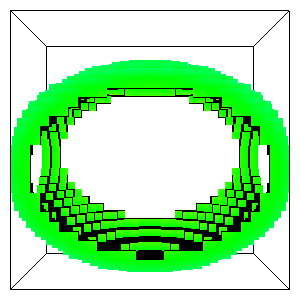

Reproduce this figure in Python.
#!/usr/bin/env python
# Demonstrate scalar connectivity filter with quadric implicit function and contour extraction.

import vtkmodules.vtkInteractionStyle  # noqa: F401
import vtkmodules.vtkRenderingOpenGL2  # noqa: F401

from vtkmodules.vtkCommonDataModel import vtkQuadric
from vtkmodules.vtkFiltersCore import vtkConnectivityFilter, vtkContourFilter
from vtkmodules.vtkFiltersModeling import vtkOutlineFilter
from vtkmodules.vtkImagingHybrid import vtkSampleFunction
from vtkmodules.vtkRenderingCore import (
    vtkActor,
    vtkDataSetMapper,
    vtkPolyDataMapper,
    vtkRenderWindow,
    vtkRenderWindowInteractor,
    vtkRenderer,
)

# Quadric definition.
quadric = vtkQuadric()
quadric.SetCoefficients([0.5, 1, 0.2, 0, 0.1, 0, 0, 0.2, 0, 0])

# Sample the quadric.
sample = vtkSampleFunction()
sample.SetSampleDimensions(30, 30, 30)
sample.SetImplicitFunction(quadric)
sample.Update()
sample.ComputeNormalsOff()

# Extract cells containing isosurface of interest.
conn = vtkConnectivityFilter()
conn.SetInputConnection(sample.GetOutputPort())
conn.ScalarConnectivityOn()
conn.SetScalarRange(0.6, 0.6)
conn.SetExtractionModeToCellSeededRegions()
conn.AddSeed(105)

# Create contours.
contours = vtkContourFilter()
contours.SetInputConnection(conn.GetOutputPort())
contours.GenerateValues(5, 0.0, 1.2)

# Mapper and actor for connectivity output.
cont_mapper = vtkDataSetMapper()
cont_mapper.SetInputConnection(conn.GetOutputPort())
cont_mapper.SetScalarRange(0.0, 1.2)

cont_actor = vtkActor()
cont_actor.SetMapper(cont_mapper)

# Create outline.
outline = vtkOutlineFilter()
outline.SetInputConnection(sample.GetOutputPort())
outline_mapper = vtkPolyDataMapper()
outline_mapper.SetInputConnection(outline.GetOutputPort())
outline_actor = vtkActor()
outline_actor.SetMapper(outline_mapper)
outline_actor.GetProperty().SetColor(0, 0, 0)

renderer = vtkRenderer()
renderer.SetBackground(1, 1, 1)
renderer.AddActor(cont_actor)
renderer.AddActor(outline_actor)

render_window = vtkRenderWindow()
render_window.SetSize(300, 300)
render_window.SetMultiSamples(0)
render_window.AddRenderer(renderer)
render_window.SetWindowName("scalar conn")

renderer.ResetCamera()
renderer.GetActiveCamera().Zoom(1.4)

interactor = vtkRenderWindowInteractor()
interactor.SetRenderWindow(render_window)

interactor.Initialize()
interactor.Start()
